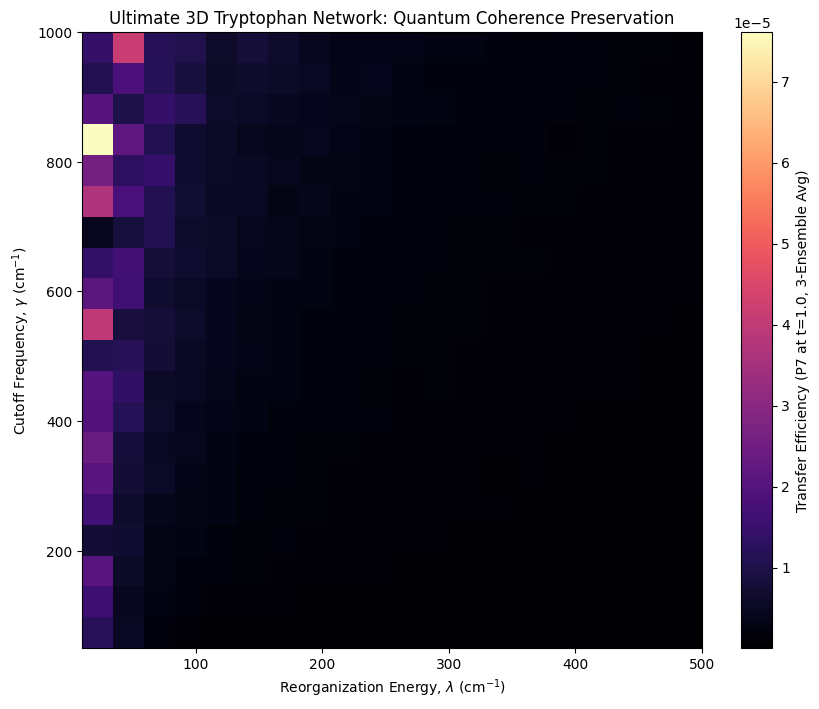

Write the Python code that produced this figure.
"""
==============================================================================
Script: figure_8.py
Project: Scalable Python Pipeline for Non-Markovian Quantum Dynamics
Author: Jungbin Choi
License: MIT License
Description: 
    Provisional Biological Demonstration & Pipeline Validation.
    Executes a massively parallel 20x20 parameter sweep evaluating the 
    ensemble-averaged transfer efficiency across the complete 3D empirical 
    geometry. Features dynamic auto-checkpointing for cloud environments.
==============================================================================
"""

import numpy as np
import matplotlib.pyplot as plt
import itertools
import os
from qutip import Qobj, basis
from qutip.solver.heom import HEOMSolver, DrudeLorentzBath
import time
import gc
from google.colab import drive

def execute_ultimate_pipeline():
    print("Mounting Google Drive for persistent auto-checkpointing...")
    drive.mount('/content/drive')
    
    # Persistent storage paths for fault-tolerant execution
    save_path_npy = '/content/drive/MyDrive/N7_Ultimate_Sweep_results.npy'
    save_path_png = '/content/drive/MyDrive/N7_Ultimate_Sweep_heatmap.png'

    print("Initiating N=7 Ultimate 3D Sweep (20x20 Grid) with Auto-Recovery...")

    # 1. Base System Parameters
    N = 7
    E_site_base = 35700.0
    V0 = 8.0
    R0 = 14.0
    T = 300.0  # Physiological temperature (300K) corresponding to approx 208 cm^-1

    # Empirical 3D Coordinates (in Angstroms)
    coords = np.array([
        [0.0, 0.0, 0.0],
        [14.0, 0.0, 0.0],
        [25.31, 11.31, 0.0],
        [44.40, 30.40, 0.0],
        [55.01, 41.01, 0.0],
        [69.15, 55.15, 0.0],
        [79.05, 65.05, 0.0]
    ])

    # 2. Distance Matrix and Hamiltonian Mapping
    R_matrix = np.zeros((N, N))
    for i in range(N):
        for j in range(N):
            if i != j:
                R_matrix[i, j] = np.linalg.norm(coords[i] - coords[j])

    kappa_factor = np.sqrt(2.0 / 3.0)  # Isotropic orientation factor

    H_base = np.zeros((N, N))
    for i in range(N):
        for j in range(N):
            if i != j:
                H_base[i, j] = V0 * kappa_factor * (R0 / R_matrix[i, j])**3

    psi0 = basis(N, 0)
    rho0 = psi0 * psi0.dag()
    tlist = np.linspace(0, 1.0, 50)
    Q_ops = [basis(N, i) * basis(N, i).dag() for i in range(N)]

    # 3. Core Simulation Logic with Static Disorder (Monte Carlo)
    def run_ultimate_model(lam, gamma, n_traj=3):
        baths = [DrudeLorentzBath(Q_ops[i], lam=lam, gamma=gamma, T=T, Nk=1) for i in range(N)]
        P7_sum = 0.0

        for traj in range(n_traj):
            H_MC = H_base.copy()
            # Inject Gaussian static disorder to site energies
            for i in range(N):
                H_MC[i, i] = E_site_base + np.random.normal(0, 50.0)

            try:
                solver = HEOMSolver(Qobj(H_MC), baths, max_depth=3)
                result = solver.run(rho0, tlist)
                P7_sum += result.states[-1][N-1, N-1].real

                # Aggressive memory management for constrained hardware
                del solver
                del result
                gc.collect()

            except MemoryError:
                # Truncation limits hit: return NaN for parameter combination
                return [lam, gamma, np.nan]

        return [lam, gamma, P7_sum / n_traj]

    # 4. Phase-Space Grid Generation
    lam_range = np.linspace(10, 500, 20)
    gamma_range = np.linspace(50, 1000, 20)
    param_grid = list(itertools.product(lam_range, gamma_range))

    results = []
    start_idx = 0

    # ==========================================
    # Fault Tolerance: Auto-Recovery / Resume Logic
    # ==========================================
    if os.path.exists(save_path_npy):
        try:
            previous_results = np.load(save_path_npy)
            results = previous_results.tolist()
            start_idx = len(results)
            print(f"\n[INFO] Validated checkpoint found. Resuming execution from node {start_idx}...\n")
        except:
            print("\n[WARNING] Checkpoint corrupted or unreadable. Initiating fresh sweep.\n")

    if start_idx < len(param_grid):
        start_time = time.time()
        print(f"Executing sequential loop for real-time serialization: Node {start_idx+1} to {len(param_grid)}...")

        for idx in range(start_idx, len(param_grid)):
            l, g = param_grid[idx]

            step_start = time.time()
            res = run_ultimate_model(l, g)
            results.append(res)
            step_end = time.time()

            print(f"[{idx+1}/{len(param_grid)}] Lam={l:.1f}, Gamma={g:.1f} completed in {step_end - step_start:.1f}s")

            # Auto-checkpoint every 10 iterations to bypass execution halts
            if (idx + 1) % 10 == 0:
                np.save(save_path_npy, np.array(results))
                print(f"  => [CHECKPOINT] State securely serialized at node {idx+1}.")

        end_time = time.time()
        print(f"\n[COMPLETED] Sweep execution finished. Total segment time: {end_time - start_time:.2f} seconds")

    # ==========================================
    # Final Data Serialization and Visualization
    # ==========================================
    results_array = np.array(results)
    np.save(save_path_npy, results_array)
    print(f"Final dataset synchronized to '{save_path_npy}'.")

    if len(results_array) == len(param_grid):
        Z = results_array[:, 2].reshape(20, 20).T

        plt.figure(figsize=(10, 8))
        im = plt.imshow(Z, extent=[10, 500, 50, 1000], origin='lower', aspect='auto', cmap='magma')
        
        # Scientific notation formatting for extremely low probability values
        cbar = plt.colorbar(im, label="Transfer Efficiency (P7 at t=1.0, 3-Ensemble Avg)")
        cbar.formatter.set_powerlimits((0, 0))

        plt.xlabel(r"Reorganization Energy, $\lambda$ (cm$^{-1}$)")
        plt.ylabel(r"Cutoff Frequency, $\gamma$ (cm$^{-1}$)")
        plt.title("Ultimate 3D Tryptophan Network: Quantum Coherence Preservation")
        
        output_filename = "Figure_8.png"
        plt.savefig(output_filename, dpi=300, bbox_inches='tight')
        # Also save to drive for persistence
        plt.savefig(save_path_png, dpi=300, bbox_inches='tight')
        print(f"Heatmap rendered and saved as '{output_filename}'.")
        
        plt.show()
    else:
        print("Execution halted prior to completion. Re-run script to resume from latest checkpoint.")

if __name__ == "__main__":
    execute_ultimate_pipeline()
